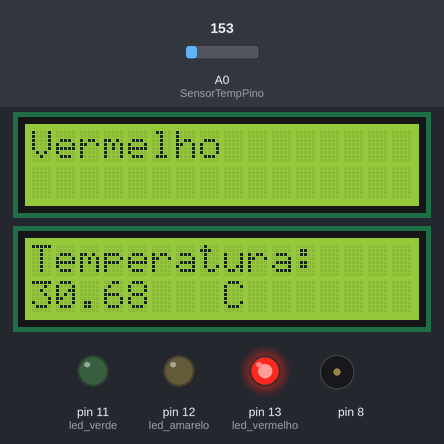
A sketch run on a simulated Arduino Uno, built with avr-gcc and run on an emulated ATmega328P. Shown: 2 × 16×2 character LCD, output pins drawn as LEDs (lit = HIGH), buzzer (waves = sounding). The inputs (shaded band) are chosen by the test bench; at power-on: A0 (SensorTempPino) = 153. Pins used as bus, display or sensor lines are not drawn.

Above: at 1.3 s.
1.4 s: A0 (SensorTempPino) set to 165
At 9.6 s:
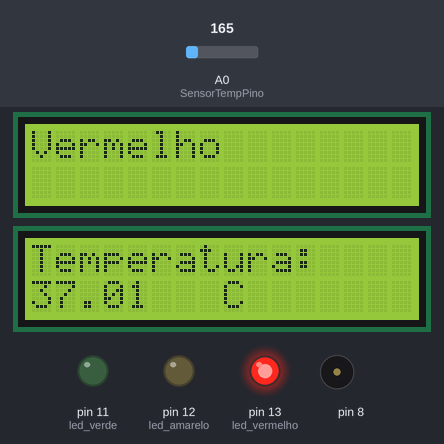
9.9 s: A0 (SensorTempPino) set to 175
At 18.4 s:
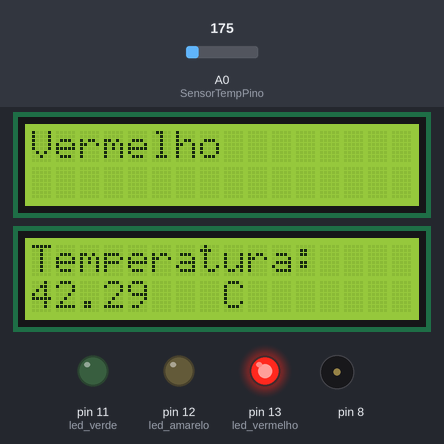
18.7 s: A0 (SensorTempPino) set to 191
At 30.0 s:
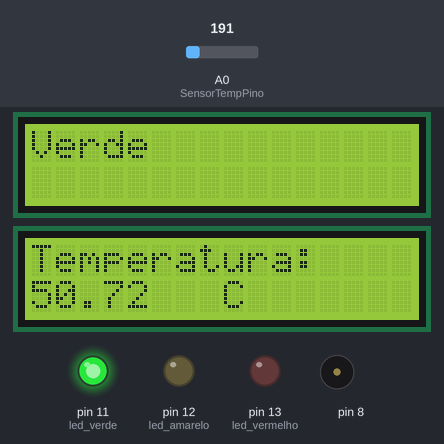
Timing chart, 0 to 33.3 s (numbered marks = the images above; inputs shaded):
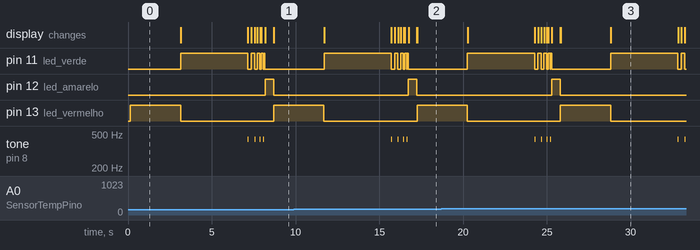

Measured:
- by itself, tone on pin 8: plays 432 Hz for 0.03 s, 432 Hz for 0.03 s, 432 Hz for 0.03 s, 432 Hz for 0.03 s, 432 Hz for 0.03 s, 432 Hz for 0.03 s

The sketch:

semaforo_diferenciado1.ino
```cpp
// Biblioteca LCD
#include <LiquidCrystal.h>
#include <Adafruit_LiquidCrystal.h>

// Inicializa a biblioteca LCD
LiquidCrystal LCD(10,9,5,4,3,2);
Adafruit_LiquidCrystal lcd_1(0);
float seno;
int frequencia;
int led_vermelho = 13;
int led_verde = 11;
int led_amarelo = 12;
int SensorTempPino=0;

void setup() {
  // Telas LCD
  lcd_1.begin(16, 2);
  LCD.begin(16,2);
  LCD.print("Temperatura:");
  LCD.setCursor(0,1);
  LCD.print("        C");

  pinMode(led_vermelho, OUTPUT);
  pinMode(led_amarelo, OUTPUT);
  pinMode(led_verde, OUTPUT);
  pinMode(8,OUTPUT);
}

void piscar(int led,int tempo, int quantidade) {
  int cont = 0;

  while(cont < quantidade) {
    delay(tempo); // Wait for 1000 millisecond(s)
    digitalWrite(led, HIGH);
    delay(tempo); // Wait for 1000 millisecond(s)
    digitalWrite(led, LOW);
    cont = cont + 1;
  }
}

void loop() {
  int controlador = 0;
  int velocidade = 200;
	// Faz a leitura da tensao no Sensor de Temperatura
  int SensorTempTensao=analogRead(SensorTempPino);
  	// Converte a tensao lida
  float Tensao=SensorTempTensao*5.4;
  Tensao/=1024;
  	// Converte a tensao lida em Graus Celsius
  float TemperaturaC=(Tensao-0.5)*100;
  LCD.setCursor(0,1);
  LCD.print(TemperaturaC);
  // Led - Vermelho:
  digitalWrite(8, HIGH);
  tone(8,332,5);
  digitalWrite(8, LOW);
  digitalWrite(led_vermelho, HIGH);
  lcd_1.print("Vermelho");
  delay(3000);
  digitalWrite(led_vermelho, LOW);
  lcd_1.clear();


  // Led - Verde:
  digitalWrite(8, HIGH);
  tone(8,432,7);
  digitalWrite(8, LOW);
  digitalWrite(led_verde, HIGH);
  lcd_1.print("Verde");
  delay(4000);

  while(controlador < 4){
    controlador++;
    digitalWrite(led_verde, LOW);
    digitalWrite(8, HIGH);
    tone(8,432,25);
    digitalWrite(8, LOW);
    lcd_1.clear();
    delay(velocidade);
    digitalWrite(led_verde, LOW);
    digitalWrite(led_verde, HIGH);
    lcd_1.print("Verde");
    delay(velocidade);
    velocidade = velocidade - 50;
  }

  digitalWrite(led_verde, LOW);
  lcd_1.clear();

  // Led - Amarelo:
    digitalWrite(led_amarelo, HIGH);
    digitalWrite(8, HIGH);
  tone(8,432,7);
  digitalWrite(8, LOW);
    lcd_1.print("Amarelo");
    delay(500);
    digitalWrite(led_amarelo, LOW);
    lcd_1.clear();

}
```
